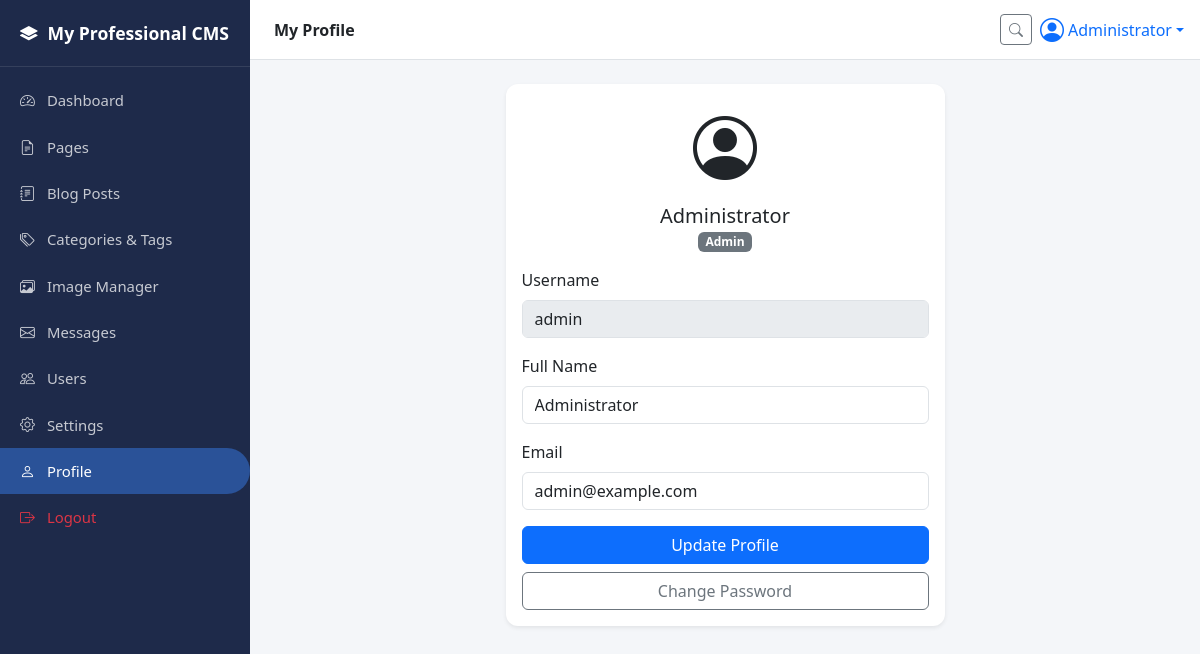
Screenshot of /admin/profile.php (signed in) with the database file from the repository.
### tables this page shows
CREATE TABLE IF NOT EXISTS `users` (
  `id` INT(11) NOT NULL AUTO_INCREMENT,
  `name` VARCHAR(100) NOT NULL,
  `email` VARCHAR(150) NOT NULL UNIQUE,
  `username` VARCHAR(50) NOT NULL UNIQUE,
  `password` VARCHAR(255) NOT NULL,
  `role` ENUM('admin','editor') NOT NULL DEFAULT 'editor',
  `status` ENUM('active','inactive') NOT NULL DEFAULT 'active',
  `avatar` VARCHAR(255) DEFAULT NULL,
  `reset_token` VARCHAR(255) DEFAULT NULL,
  `reset_expires` DATETIME DEFAULT NULL,
  `created_at` TIMESTAMP NOT NULL DEFAULT CURRENT_TIMESTAMP,
  `updated_at` TIMESTAMP NOT NULL DEFAULT CURRENT_TIMESTAMP ON UPDATE CURRENT_TIMESTAMP,
  PRIMARY KEY (`id`)
);

### includes/functions.php (called while the page is built, shortened)
<?php
function e($string) {
    return htmlspecialchars($string ?? '', ENT_QUOTES, 'UTF-8');
}

### admin/profile.php (the view, shortened to what this page needs)
<?php
require_once __DIR__ . '/../includes/functions.php';
$stmt = $pdo->prepare("SELECT * FROM users WHERE id = ?");
$stmt->execute([$_SESSION['user_id']]);
$user = $stmt->fetch();
include __DIR__ . '/includes/header.php';
?>
<div class="row justify-content-center">
  <div class="col-md-6">
    <div class="card shadow-sm">
      <div class="card-body">
        <div class="text-center mb-3">
          <i class="bi bi-person-circle" style="font-size:64px;"></i>
          <h5 class="mt-2 mb-0"><?= e($user['name']) ?></h5>
          <span class="badge bg-secondary"><?= ucfirst($user['role']) ?></span>
        </div>
        <form method="POST">
          <div class="mb-3"><label class="form-label">Username</label><input type="text" class="form-control" value="<?= e($user['username']) ?>" disabled></div>
          <div class="mb-3"><label class="form-label">Full Name</label><input type="text" name="name" class="form-control" required value="<?= e($user['name']) ?>"></div>
          <div class="mb-3"><label class="form-label">Email</label><input type="email" name="email" class="form-control" required value="<?= e($user['email']) ?>"></div>
          <button class="btn btn-primary w-100">Update Profile</button>
        </form>
        <a href="change-password.php" class="btn btn-outline-secondary w-100 mt-2">Change Password</a>
      </div>
    </div>
  </div>
</div>
<?php include __DIR__ . '/includes/footer.php'; ?>

### assets/css/admin.css (style rules this page uses)
:root { --sidebar-width: 250px; --primary-dark: #1e2a4a; --primary-accent: #2a5298; }
body { background: #f4f6f9; font-family: 'Segoe UI', Roboto, Arial, sans-serif; }
.card { border: none; border-radius: 12px; }

### rows the page displays
users: name "Administrator", role "Admin", username "admin", email "admin@example.com"

### other values shown
setting('site_name', SITE_NAME_DEFAULT) "My Professional CMS"
$pageTitle "My Profile"
$_SESSION['user_name'] "Administrator"
